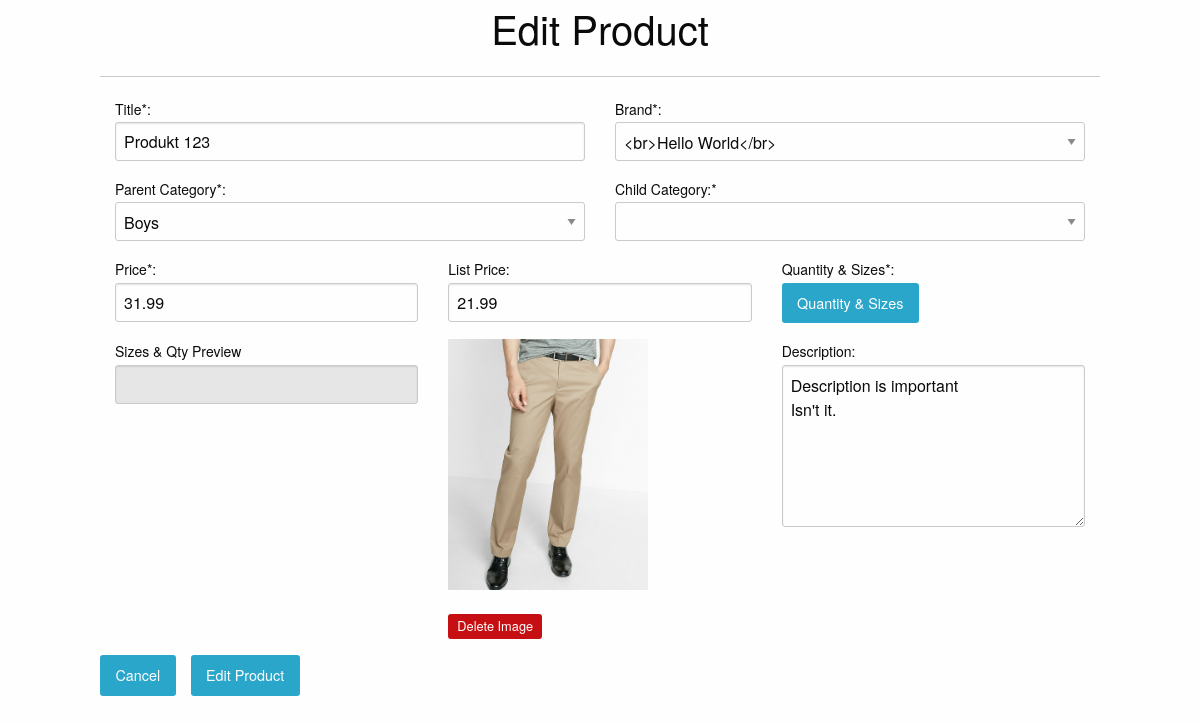
Page /admin/products.php?edit=7 on the committed database.
### tables this page shows
CREATE TABLE `products` (
  `id` int(11) NOT NULL,
  `title` varchar(255) NOT NULL,
  `price` decimal(10,2) NOT NULL,
  `list_price` decimal(10,2) NOT NULL,
  `brand` int(11) NOT NULL,
  `categories` varchar(255) NOT NULL,
  `image` varchar(255) NOT NULL,
  `description` text NOT NULL,
  `featured` tinyint(4) NOT NULL DEFAULT '0',
  `sizes` text NOT NULL,
  `deleted` tinyint(4) NOT NULL DEFAULT '0'
);

CREATE TABLE `brand` (
  `id` int(11) NOT NULL,
  `brand` varchar(255) NOT NULL
);

CREATE TABLE `categories` (
  `id` int(11) NOT NULL,
  `category` varchar(255) NOT NULL,
  `parent` int(11) NOT NULL
);

### admin/products.php (the view, shortened to what this page needs)
<?php
include_once "../konfiguracija.php";
include 'includes/head.php';
if(isset($_GET['add']) || isset($_GET['edit'])){
$brandQuery= $veza->prepare("SELECT * FROM brand ORDER BY brand;");
$brandQuery->execute();
$parentQuery =$veza->prepare("SELECT* FROM categories WHERE parent = 0 ORDER BY category;");
$parentQuery->execute();
$title = ((isset($_POST['title']) && $_POST['title'] !='')?sanitize($_POST['title']):'');
$brand = ((isset($_POST['brand']) && !empty($_POST['brand']))?sanitize($_POST['brand']):'');
$parent = ((isset($_POST['parent']) && !empty($_POST['parent']))?sanitize($_POST['parent']):'');
$price = ((isset($_POST['price']) && $_POST['price'] !='')?sanitize($_POST['price']):'');
$list_price = ((isset($_POST['list_price']) && $_POST['list_price'] !='')?sanitize($_POST['list_price']):'');
$description = ((isset($_POST['description']) && $_POST['description'] !='')?sanitize($_POST['description']):'');
$sizes = ((isset($_POST['sizes']) && $_POST['sizes'] !='')?sanitize($_POST['sizes']):'');
$saved_image = '';
if(isset($_GET['edit'])){
    $edit_id = (int)$_GET['edit'];
    $productResults = $veza->prepare("SELECT * FROM products WHERE id = '$edit_id';");
    $productResults->execute();
      $product=$productResults->fetch(PDO::FETCH_ASSOC);
      $category = ((isset($_POST['child']) && $_POST['child'] != '')?sanitize($_POST['child']):$product['categories']);
      $title = ((isset($_POST['title']) && $_POST['title'] != '')?sanitize($_POST['title']):$product['title']);
      $brand = ((isset($_POST['brand']) && $_POST['brand'] != '')?sanitize($_POST['brand']):$product['brand']);
      $parentIzraz = $veza->prepare ("SELECT * FROM categories WHERE id = '$category';");
      $parentIzraz->execute();
      $parentResult=$parentIzraz->fetch(PDO::FETCH_ASSOC);
      $parent = ((isset($_POST['parent']) && $_POST['parent'] != '')?sanitize($_POST['parent']):$parentResult['parent']);
      $price = ((isset($_POST['price']) && $_POST['price'] != '')?sanitize($_POST['price']):$product['price']);
      $list_price = ((isset($_POST['list_price']) && $_POST['list_price'] != '')?sanitize($_POST['list_price']):$product['list_price']);
      $description = ((isset($_POST['description']) && $_POST['description'] != '')?sanitize($_POST['description']):$product['description']);
      $sizes = ((isset($_POST['sizes']) && $_POST['sizes'] != '')?sanitize($_POST['sizes']):$product['sizes']);
      $saved_image = (($product['image'] !='')?$product['image']:'');
     }
?>
<h2 class ="text-center"><?=((isset($_GET['edit']))?'Edit':'Add A New');?> Product</h2><hr>
<form action ="products.php?<?=((isset($_GET['edit']))?'edit='.$edit_id:'add=1');?>" method="POST" enctype="multipart/form-data" >
  <div class="row">
   <div class="small-6 large-6 columns ">
     <label for="title">Title*:
        <input type="text" name="title" class="former" id="title" placeholder="large-12.columns" value="<?=$title;?>"/>
      </label>
    </div>
    <div class="small-6 large-6 columns">
       <label for="brand">Brand*: </label>
       <select class="form-group" id="brand" name="brand">
            <?php  while ($_brand= $brandQuery->fetch(PDO::FETCH_ASSOC)): ?>
          <option value="<?=$_brand['id'];?>"<?=(($brand== $_brand ['id'])?' selected':'');?>><?=$_brand['brand'];?></option>
          <?php endwhile; ?>
       </select>
</div>
    <div class="small-6 large-6 columns ">
      <label for="parent">Parent Category*:
         <select class="form-group" id="parent" name="parent">
         <?php while($_parent = $parentQuery->fetch(PDO::FETCH_ASSOC)): ?>
           <option value="<?=$_parent['id'];?>"<?=(($parent == $_parent['id'])?' selected':'');?>><?=$_parent['category'];?></option>
         <?php endwhile; ?>
       </label>
     </div>
     <div class="small-6 large-6 columns">
       <label for="child">Child Category:*</label>
   			<select id="child" name="child" class="form-control">
   </select>
     </div>
       <div class="small-6 large-4 columns ">
       <label for="price">Price*: </label>
       <input type="text" id="price" name="price" class="form-control" value="<?=$price;?>">
 </div>
 <div class="small-6 large-4 columns ">
 <label for="list_price">List Price: </label>
 <input type="text" id="list_price" name="list_price" class="form-control" value="<?=$list_price;?>">
</div>
<div class="small-6 large-4 columns ">
  <label>Quantity & Sizes*: </label>
 <button class="button" id="kol">Quantity & Sizes</button>
</div>
<div class="small-6 large-4 columns ">
<label for ="sizes">Sizes & Qty Preview</label>
<input type="text" class="form-control" name="size" id="sizes" value="<?=$sizes;?>"readonly>
</div>
<div class="small-12 large-4 columns ">
  <?php if($saved_image != ''):?>
    <div class="savedimg">
       <img src="<?=$saved_image;?>"alt="saved image"/><br><br>
        <a href="products.php?delete_image=1&edit=<?=$edit_id;?>" class="button label alert">Delete Image</a>
    </div>
<?php else: ?>
   <label for="photo">Product Photo:</label>
 <input type="file" name="photo" id="photo" class="form-control">
<?php endif;?>
</div>
<div class="small-12 large-4 columns">
  <label for ="description">Description:</label>
  <textarea id="description" name="description" class="form-control" rows="6"><?=$description;?></textarea>
</div>
<a href="products.php" class="button">Cancel</a>
<div class="small-6 large-3 columns ">
<input type="submit" value="<?=((isset($_GET['edit']))?'Edit':'Add');?> Product" class="button  " >
</div>
</form>
<?php  }?>

### css/app.css (style rules this page uses)
.savedimg img { width:200px; height:auto; }

### rows in the picture
products: title "Produkt 123", brand "<br>Hello World</br>", price "31.99", list_price "21.99", image (picture), description "Description is important Isn't it."
categories: parent "Boys"
